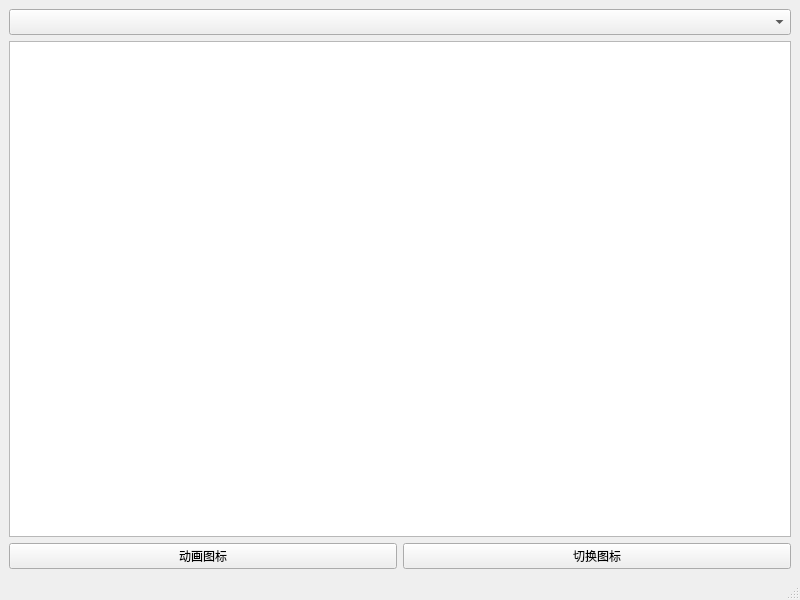
<?xml version="1.0" encoding="UTF-8"?>
<ui version="4.0">
 <class>NFontAwesomeTest</class>
 <widget class="QMainWindow" name="NFontAwesomeTest">
  <property name="geometry">
   <rect>
    <x>0</x>
    <y>0</y>
    <width>800</width>
    <height>600</height>
   </rect>
  </property>
  <property name="windowTitle">
   <string>QtAwesome 测试</string>
  </property>
  <widget class="QWidget" name="centralWidget">
   <layout class="QVBoxLayout" name="verticalLayout">
    <item>
     <widget class="QComboBox" name="comboBox">
      <property name="font">
       <font>
        <family>微软雅黑</family>
        <pointsize>10</pointsize>
       </font>
      </property>
     </widget>
    </item>
    <item>
     <widget class="QListView" name="listView">
      <property name="font">
       <font>
        <family>微软雅黑</family>
        <pointsize>10</pointsize>
       </font>
      </property>
     </widget>
    </item>
    <item>
     <layout class="QHBoxLayout" name="horizontalLayout">
      <item>
       <widget class="QPushButton" name="beerButton">
        <property name="text">
         <string>动画图标</string>
        </property>
       </widget>
      </item>
      <item>
       <widget class="QPushButton" name="toggleButton">
        <property name="text">
         <string>切换图标</string>
        </property>
       </widget>
      </item>
     </layout>
    </item>
   </layout>
  </widget>
  <widget class="QStatusBar" name="statusBar"/>
 </widget>
 <resources/>
 <connections/>
</ui>
